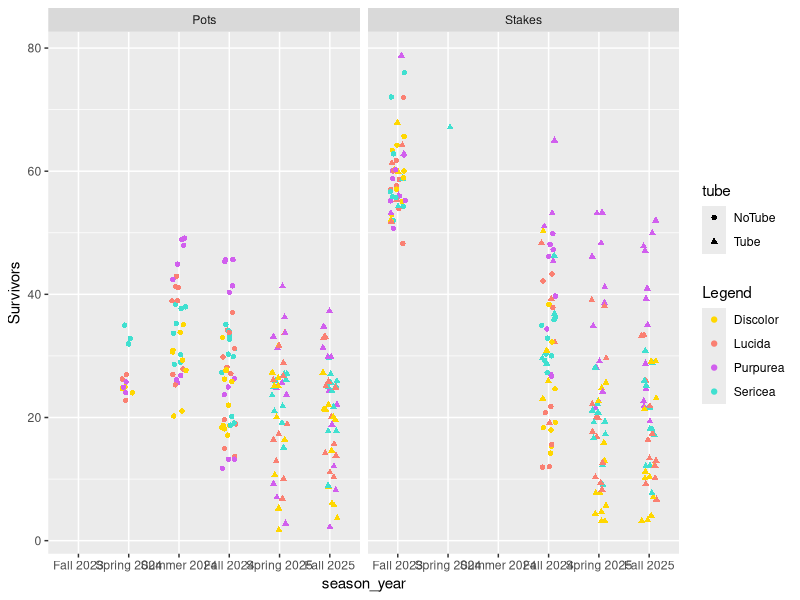
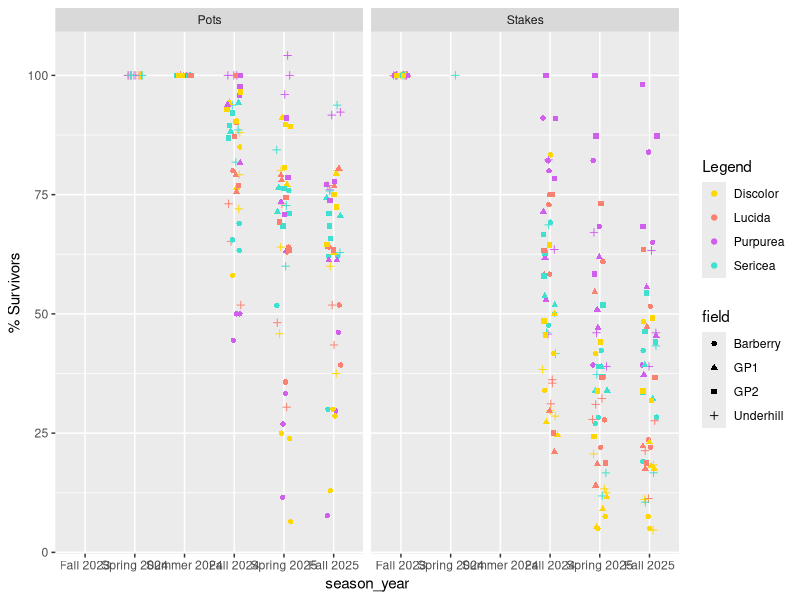
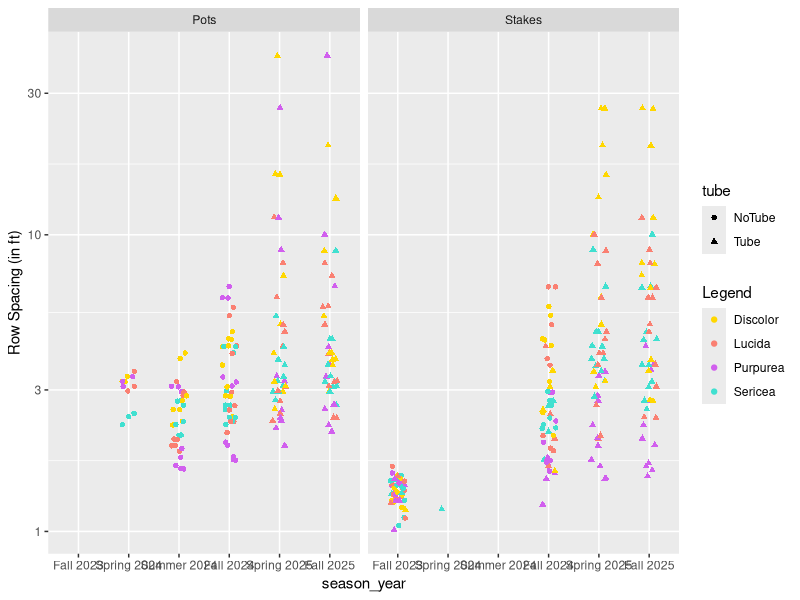
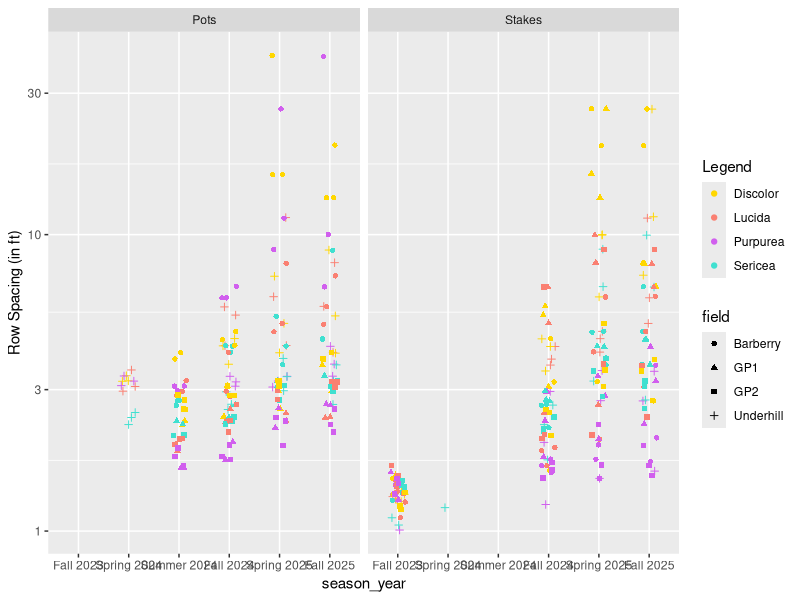
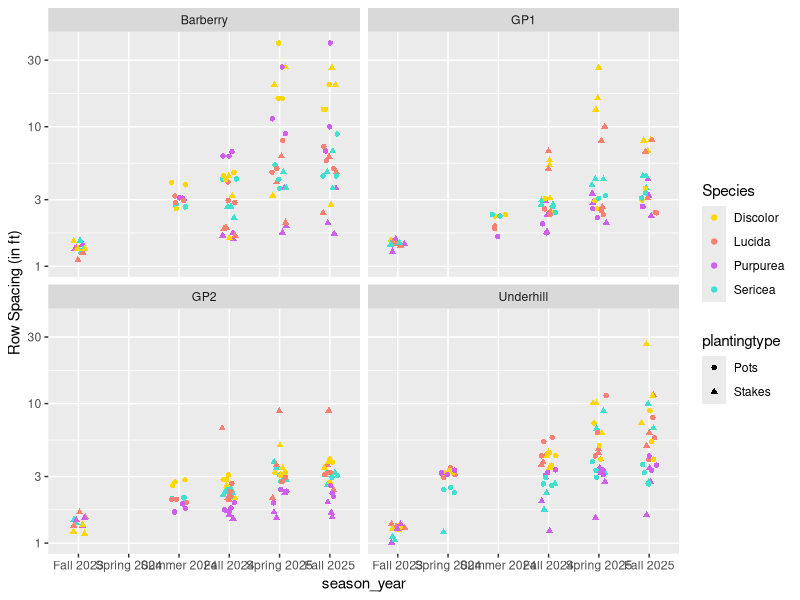
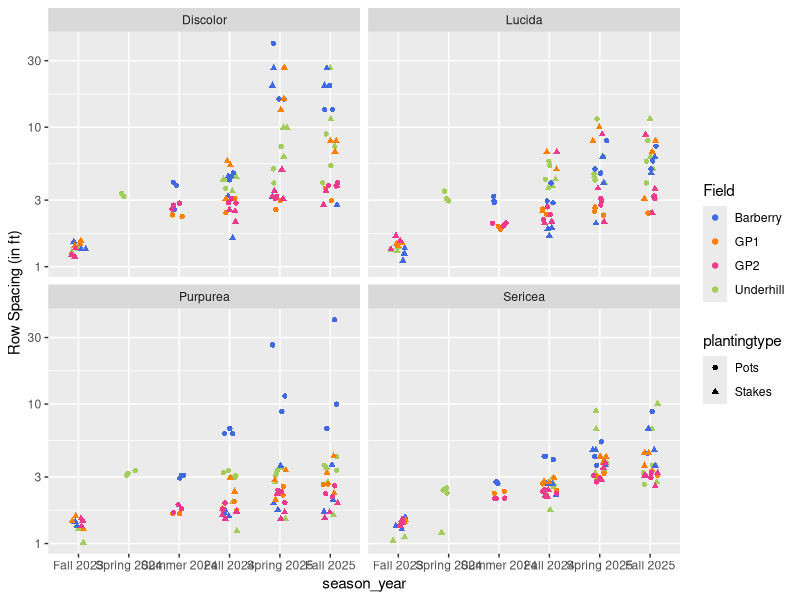
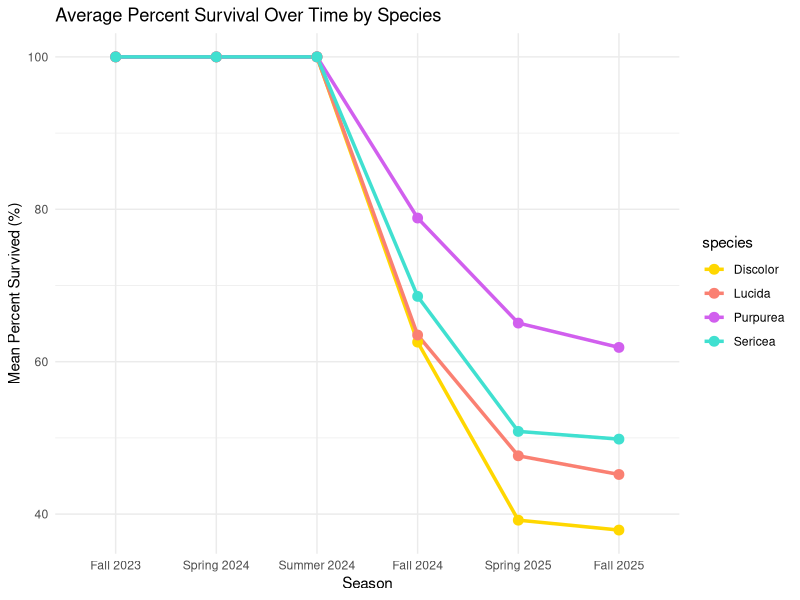
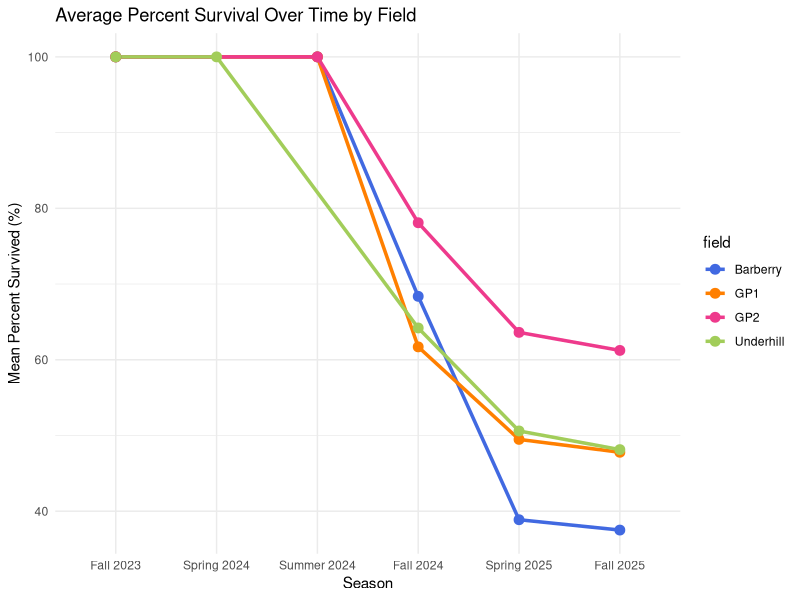

The R script that drew these images, in order:
## read in data
willowsurvive <- read.csv("SurvivalRates2025.csv")

# Add libraries
library(tidyverse)

# New column combining month and year
willowsurvive$season_year <- paste(willowsurvive$season, willowsurvive$year)

# Establish correct timeline order
season_year_order <- c("Fall 2023", "Spring 2024", "Summer 2024", "Fall 2024",
                       "Spring 2025", "Fall 2025")
willowsurvive <- willowsurvive %>%
  mutate(season_year = factor(season_year, levels = season_year_order))


## Alejandro script

ggplot(
  data = willowsurvive,
  mapping = aes(x = season_year, y = ((count)), color = species, shape = tube))+
  geom_jitter(width=.15) +
  scale_color_manual(values = c("Discolor"= "gold","Lucida" = "salmon",
                                "Purpurea" = "mediumorchid2","Sericea"  = "turquoise")) +
  labs(y ="Survivors", color = "Legend")+ 
  facet_wrap(~plantingtype)

ggplot(
  data = willowsurvive,
  mapping= aes(x = season_year, y = ((percentsurvived)), color = species, shape = field))+
  geom_jitter(width=.15) +
  scale_color_manual(values = c("Discolor"= "gold","Lucida" = "salmon",
                                "Purpurea" = "mediumorchid2","Sericea"  = "turquoise")) +
  labs(y ="% Survivors", color ="Legend") + facet_wrap(~plantingtype)

ggplot(
  data = willowsurvive,
  mapping = aes(x = season_year, y = (1/(count/80)), color = species, shape = tube))+
  geom_jitter(width=.15)+ scale_y_log10()+
  scale_color_manual(values = c("Discolor"= "gold","Lucida" = "salmon",
                                "Purpurea" = "mediumorchid2","Sericea"  = "turquoise")) +
  labs(y ="Row Spacing (in ft)", color ="Legend")+ facet_wrap(~plantingtype)

ggplot(
  data = willowsurvive,
  mapping = aes(x = season_year, y = (1/(count/80)), color = species, shape = field))+
  geom_jitter(width=.15)+scale_y_log10()+
  scale_color_manual(values = c("Discolor"= "gold","Lucida" = "salmon",
                                "Purpurea" = "mediumorchid2","Sericea"  = "turquoise")) +
  labs(y ="Row Spacing (in ft)", color = "Legend")+ facet_wrap(~plantingtype)


## Leah addition
ggplot(
  data = willowsurvive,
  mapping = aes(x = season_year, y = (1/(count/80)), color = species, shape = plantingtype))+
  geom_jitter(width=.15)+scale_y_log10()+
  scale_color_manual(values = c("Discolor"= "gold","Lucida" = "salmon",
                                "Purpurea" = "mediumorchid2","Sericea"  = "turquoise")) +
  labs(y ="Row Spacing (in ft)", color = "Species")+ facet_wrap(~field)

ggplot(
  data = willowsurvive,
  mapping = aes(x = season_year, y = (1/(count/80)), color = field, shape = plantingtype))+
  geom_jitter(width=.15)+scale_y_log10()+
  scale_color_manual(values = c( "GP1"= "darkorange1", "GP2" = "violetred2",
                                 "Barberry" = "royalblue","Underhill"  = "darkolivegreen3")) +
  labs(y ="Row Spacing (in ft)", color = "Field")+ facet_wrap(~species)


## Leah script
## Percent survived (mean)
willowsurvive %>%
  group_by(season_year, species) %>%
  summarise(mean_survival = mean(percentsurvived, na.rm = TRUE),
            .groups = "drop") %>%
  ggplot(aes(x = season_year,
             y = mean_survival,
             color = species,
             group = species)) +
  geom_line(linewidth = 1.2) +
  geom_point(size = 3) +
  scale_color_manual(values = c("Discolor"= "gold","Lucida" = "salmon",
                                "Purpurea" = "mediumorchid2","Sericea"  = "turquoise")) +
  labs(title = "Average Percent Survival Over Time by Species",
       x = "Season",
       y = "Mean Percent Survived (%)") +
  theme_minimal()


willowsurvive %>%
  group_by(season_year, field) %>%
  summarise(mean_survival = mean(percentsurvived, na.rm = TRUE),
            .groups = "drop") %>%
  ggplot(aes(x = season_year,
             y = mean_survival,
             color = field,
             group = field)) +
  geom_line(linewidth = 1.2) +
  geom_point(size = 3) +
  scale_color_manual(values = c( "GP1"= "darkorange1", "GP2" = "violetred2",
                                 "Barberry" = "royalblue","Underhill"  = "darkolivegreen3")) +
  labs(title = "Average Percent Survival Over Time by Field",
       x = "Season",
       y = "Mean Percent Survived (%)") +
  theme_minimal()


## Percent survived (mean) by field  
willowsurvive %>%
  group_by(field, season_year, species) %>%
  summarise(mean_survival = mean(percentsurvived, na.rm = TRUE),
              .groups = "drop") %>%
  ggplot(aes(x = season_year,
               y = mean_survival,
               color = species,
               group = species)) +
  geom_line(linewidth = 1.2) +
  geom_point(size = 3) +
  facet_wrap(~ field) +
  scale_color_manual(values = c("Discolor"= "gold","Lucida" = "salmon",
                                "Purpurea" = "mediumorchid2","Sericea"  = "turquoise")) +
  labs(title = "Average Percent Survival Over Time by Species",
       x = "Season",
       y = "Mean Percent Survived (%)") +
    theme_minimal()  



## *** Percent survived by species & field in Fall 2025 (most recent data collected)
willowsurvive %>%
filter(season_year == "Fall 2025") %>%
ggplot(aes(x = species, y = percentsurvived, fill = field)) +
  geom_bar(stat = "identity", position = "dodge") +
  facet_wrap(~ season_year) +
  theme_minimal() +
  scale_color_manual(values = c( "GP1"= "darkorange1", "GP2" = "violetred2",
                                 "Barberry" = "royalblue","Underhill"  = "darkolivegreen3")) +
  labs(title = "Percent Survived by Species and Field",
       x = "Species",
       y = "Percent Survived (%)") +
  theme(axis.text.x = element_text(angle = 45, hjust = 1))




## Mean survival count
willowsurvive %>%
  group_by(field, season_year, species, plantingtype) %>%
  summarise(mean_count = mean(count, na.rm = TRUE),
            .groups = "drop") %>%
  ggplot(aes(x = season_year,
             y = mean_count,
             color = species, 
             linetype = plantingtype,
             group = interaction(species, plantingtype))) +
  geom_line(linewidth = 1.2) +
  geom_point(size = 3) +
  facet_wrap(~ field) +
  scale_color_manual(values = c("Discolor"= "gold","Lucida" = "salmon",
                                "Purpurea" = "mediumorchid2","Sericea"  = "turquoise")) +
  labs(title = "Average Surviving Count Over Time by Species and Field",
       x = "Season",
       y = "Mean Surviving Count") +
  theme_minimal() +
  theme(axis.text.x = element_text(angle = 45, hjust = 1))



## Initial vs final count scatter plot (with species)
willowsurvive %>%
  filter(season_year == "Fall 2025") %>%
  ggplot(aes(x = firstcount,
             y = count,
             color = species,
             shape = plantingtype)) +
  geom_point(size = 3) +
  geom_abline(slope = 1, intercept = 0, linetype = "dashed") +
  facet_wrap(~ field) +
  scale_color_manual(values = c("Discolor"= "gold","Lucida" = "salmon",
                                "Purpurea" = "mediumorchid2","Sericea"  = "turquoise")) +
  labs(title = "Final Surviving Count vs Initial Count (Fall 2025)",
       x = "Initial Count",
       y = "Final Surviving Count") +
  theme_minimal()



## Same but averaged
willowsurvive %>%
  filter(season_year == "Fall 2025") %>%
  group_by(field, species, plantingtype) %>%
  summarise(
    mean_firstcount = mean(firstcount, na.rm = TRUE),
    mean_count      = mean(count, na.rm = TRUE),
    .groups = "drop"
  ) %>%
  ggplot(aes(x = mean_firstcount,
             y = mean_count,
             color = species,
             shape = plantingtype)) +
  geom_point(size = 4) +
  geom_abline(slope = 1, intercept = 0, linetype = "dashed") +
  facet_wrap(~ field) +
  scale_color_manual(values = c("Discolor"= "gold","Lucida" = "salmon",
                                "Purpurea" = "mediumorchid2","Sericea"  = "turquoise")) +
  labs(title = "Average Final Surviving Count vs Initial Count (Fall 2025)",
       x = "Average Initial Count",
       y = "Average Final Surviving Count") +
  theme_minimal()


## Distinguishes the rows
willowsurvive %>%
  filter(season_year == "Fall 2025") %>%
  ggplot(aes(x = firstcount,
             y = count,
             color = species,
             shape = plantingtype,
             alpha = row)) +
  geom_point(size = 3) +
  geom_abline(slope = 1, intercept = 0, linetype = "dashed") +
  facet_wrap(~ field) +
  scale_alpha_manual(values = c("Row1" = 1, "Row2" = 0.7, "Row3" = 0.4)) +
  scale_color_manual(values = c("Discolor"= "gold","Lucida" = "salmon",
                                "Purpurea" = "mediumorchid2","Sericea"  = "turquoise")) +
  labs(title = "Final Surviving Count vs Initial Count (Fall 2025)",
       x = "Initial Count",
       y = "Final Surviving Count",
       alpha = "Row") +
  theme_minimal()


## facet by species
willowsurvive %>%
  filter(season_year == "Fall 2025") %>%
  ggplot(aes(x = firstcount,
             y = count,
             color = field,
             shape = plantingtype)) +
  geom_point(size = 3) +
  geom_abline(slope = 1, intercept = 0, linetype = "dashed") +
  facet_wrap(~ species) +
  scale_color_manual(values = c( "GP1"= "darkorange1", "GP2" = "violetred2",
                                 "Barberry" = "royalblue","Underhill"  = "darkolivegreen3")) +
  labs(title = "Final Surviving Count vs Initial Count (Fall 2025)",
       x = "Initial Count",
       y = "Final Surviving Count") +
  theme_minimal()

## Same but averaged
willowsurvive %>%
  filter(season_year == "Fall 2025") %>%
  group_by(field, species, plantingtype) %>%
  summarise(
    mean_firstcount = mean(firstcount, na.rm = TRUE),
    mean_count      = mean(count, na.rm = TRUE),
    .groups = "drop"
  ) %>%
  ggplot(aes(x = mean_firstcount,
             y = mean_count,
             color = field,
             shape = plantingtype)) +
  geom_point(size = 4) +
  geom_abline(slope = 1, intercept = 0, linetype = "dashed") +
  facet_wrap(~ species) +
  scale_color_manual(values = c( "GP1"= "darkorange1", "GP2" = "violetred2",
                                 "Barberry" = "royalblue","Underhill"  = "darkolivegreen3")) +
  labs(title = "Average Final Surviving Count vs Initial Count (Fall 2025)",
       x = "Average Initial Count",
       y = "Average Final Surviving Count") +
  theme_minimal()



## Do i actually like these:
{
## Initial vs final count (by only planting type)
willowsurvive %>%
  filter(season_year == "Fall 2025") %>%
  ggplot(aes(x = firstcount,
             y = count,
             color = plantingtype)) +
  geom_point(size = 3, alpha = 0.7) +
  geom_abline(slope = 1, intercept = 0, linetype = "dashed") +
  facet_wrap(~ field) +
  labs(title = "Final Surviving vs Initial Count by Planting Type",
       x = "Initial Count",
       y = "Final Surviving Count") +
  theme_minimal()


## Initial vs final count (by species)
willowsurvive %>%
  filter(season_year == "Fall 2025") %>%
  ggplot(aes(x = firstcount,
             y = count,
             color = fieldplanting)) +
  geom_point(size = 3, alpha = 0.8) +
  geom_abline(slope = 1, intercept = 0, linetype = "dashed") +
  facet_wrap(~ species) +
  labs(title = "Final Surviving vs Initial Count by Field–Planting Combination",
       x = "Initial Count",
       y = "Final Surviving Count") +
  theme_minimal()

## Initial vs final count (by fieldplanting)
willowsurvive %>%
  filter(season_year == "Fall 2025") %>%
  ggplot(aes(x = firstcount,
             y = count,
             color = species)) +
  geom_point(size = 3, alpha = 0.8) +
  geom_abline(slope = 1, intercept = 0, linetype = "dashed") +
  facet_wrap(~ fieldplanting) +
  labs(title = "Final Surviving vs Initial Count by Field–Planting Combination",
       x = "Initial Count",
       y = "Final Surviving Count") +
  theme_minimal()
  }


## Tube

willowsurvive %>%
  filter(season_year == "Fall 2025") %>%
  mutate(survival_ratio = count / firstcount) %>%
  ggplot(aes(x = tube,
             y = survival_ratio,
             fill = tube)) +
  geom_boxplot(alpha = 0.7) +
  facet_wrap(~ field) +
  labs(title = "Effect of Tubes on Survival (Fall 2025)",
       x = "Tube Status",
       y = "Proportion Surviving") +
  theme_minimal()

willowsurvive %>%
  group_by(field, season_year, tube) %>%
  summarise(mean_survival = mean(percentsurvived, na.rm = TRUE),
            .groups = "drop") %>%
  ggplot(aes(x = season_year,
             y = mean_survival,
             color = tube,
             group = tube)) +
  geom_line(linewidth = 1.2) +
  geom_point(size = 3) +
  facet_wrap(~ field) +
  labs(title = "Survival Trends by Tube Status",
       x = "Season",
       y = "Mean Percent Survived (%)",
       color = "Tube Status") +
  theme_minimal() +
  theme(axis.text.x = element_text(angle = 45, hjust = 1))

willowsurvive %>%
  filter(season_year == "Fall 2025") %>%
  mutate(survival_ratio = count / firstcount) %>%
  ggplot(aes(x = tube,
             y = survival_ratio,
             fill = species)) +
  geom_boxplot(position = position_dodge(width = 0.8)) +
  facet_wrap(~ field) +
  labs(title = "Tube Effects by Species (Fall 2025)",
       x = "Tube Status",
       y = "Proportion Surviving") +
  theme_minimal()


willowsurvive %>%
  group_by(field, season_year, tube) %>%
  summarise(mean_survival = mean(percentsurvived, na.rm = TRUE),
            .groups = "drop") %>%
  ggplot(aes(x = season_year,
             y = mean_survival,
             color = tube,
             group = tube)) +
  geom_line(linewidth = 1.2) +
  geom_point(size = 3) +
  facet_wrap(~ field) +
  labs(title = "Survival Trends: Tube vs No-Tube",
       x = "Season",
       y = "Mean Percent Survived (%)",
       color = "Tube Status") +
  theme_minimal() +
  theme(axis.text.x = element_text(angle = 45, hjust = 1))
